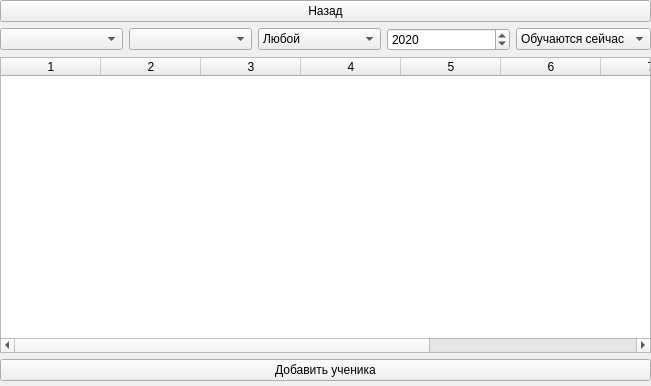
<?xml version="1.0" encoding="UTF-8"?>
<ui version="4.0">
 <class>Form</class>
 <widget class="QWidget" name="Form">
  <property name="geometry">
      <rect>
          <x>0</x>
          <y>0</y>
          <width>651</width>
          <height>386</height>
      </rect>
  </property>
     <property name="windowTitle">
         <string>Form</string>
     </property>
     <widget class="QWidget" name="gridLayoutWidget">
         <property name="geometry">
             <rect>
                 <x>0</x>
                 <y>0</y>
                 <width>651</width>
                 <height>381</height>
             </rect>
         </property>
         <layout class="QGridLayout" name="gridLayout">
             <item row="1" column="2">
                 <widget class="QComboBox" name="comboBox_gender">
                     <item>
                         <property name="text">
                             <string>Любой</string>
                         </property>
                     </item>
                     <item>
                         <property name="text">
                             <string>Мужской</string>
                         </property>
                     </item>
                     <item>
                         <property name="text">
                             <string>Женский</string>
                         </property>
                     </item>
                 </widget>
             </item>
             <item row="1" column="0">
                 <widget class="QComboBox" name="comboBox_classNum"/>
             </item>
             <item row="1" column="3">
                 <widget class="QSpinBox" name="spinBox_year">
                     <property name="minimum">
                         <number>-1</number>
                     </property>
                     <property name="maximum">
                         <number>2030</number>
                     </property>
                     <property name="value">
                         <number>2020</number>
                     </property>
                 </widget>
             </item>
             <item row="1" column="1">
                 <widget class="QComboBox" name="comboBox_classLetter"/>
             </item>
             <item row="0" column="0" colspan="5">
                 <widget class="QPushButton" name="pushButton_cancel">
                     <property name="text">
                         <string>Назад</string>
                     </property>
                 </widget>
             </item>
             <item row="2" column="0" colspan="5">
                 <widget class="QTableWidget" name="tableWidget">
                     <property name="sizePolicy">
                         <sizepolicy hsizetype="Expanding" vsizetype="Expanding">
                             <horstretch>0</horstretch>
                             <verstretch>0</verstretch>
                         </sizepolicy>
                     </property>
                     <property name="locale">
                         <locale language="Russian" country="Russia"/>
                     </property>
                     <property name="columnCount">
                         <number>9</number>
                     </property>
                     <attribute name="horizontalHeaderCascadingSectionResizes">
                         <bool>false</bool>
                     </attribute>
                     <attribute name="horizontalHeaderShowSortIndicator" stdset="0">
                         <bool>false</bool>
                     </attribute>
                     <attribute name="horizontalHeaderStretchLastSection">
       <bool>false</bool>
                     </attribute>
                     <attribute name="verticalHeaderCascadingSectionResizes">
                         <bool>false</bool>
                     </attribute>
                     <attribute name="verticalHeaderShowSortIndicator" stdset="0">
                         <bool>false</bool>
                     </attribute>
                     <attribute name="verticalHeaderStretchLastSection">
                         <bool>false</bool>
                     </attribute>
                     <column/>
                     <column/>
                     <column/>
                     <column/>
                     <column/>
                     <column/>
                     <column/>
                     <column/>
                     <column/>
                 </widget>
             </item>
             <item row="3" column="0" colspan="5">
                 <widget class="QPushButton" name="pushButton_addStudent">
                     <property name="text">
                         <string>Добавить ученика</string>
                     </property>
                 </widget>
             </item>
             <item row="1" column="4">
                 <widget class="QComboBox" name="comboBox_isKicked">
                     <item>
                         <property name="text">
                             <string>Обучаются сейчас</string>
                         </property>
                     </item>
                     <item>
                         <property name="text">
                             <string>Отчислены/ушли</string>
                         </property>
                     </item>
                 </widget>
             </item>
         </layout>
  </widget>
 </widget>
 <resources/>
 <connections/>
</ui>
